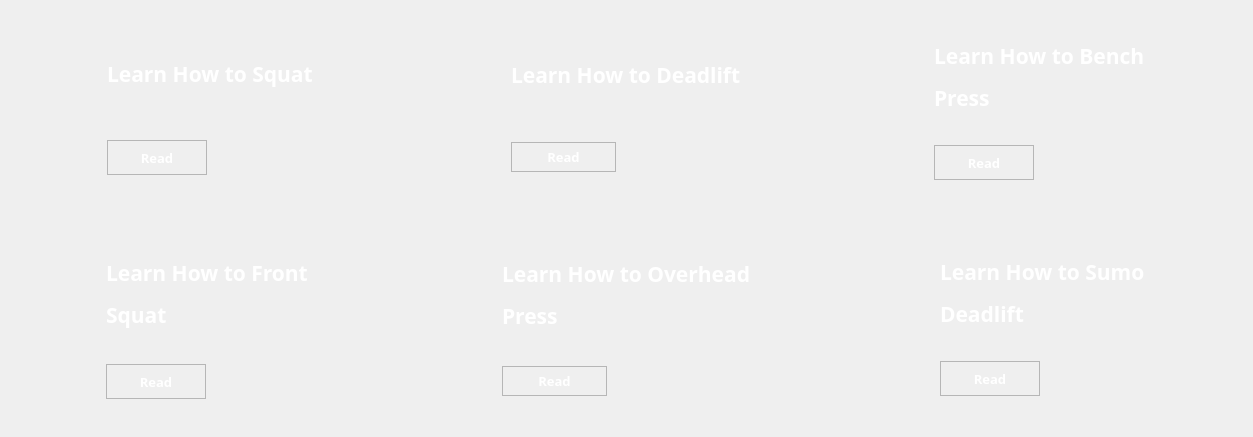
             <widget class="QWidget" name="layoutWidget">
              <property name="geometry">
               <rect>
                <x>-10</x>
                <y>590</y>
                <width>1253</width>
                <height>437</height>
               </rect>
              </property>
              <layout class="QGridLayout" name="gridLayout_10">
               <property name="leftMargin">
                <number>5</number>
               </property>
               <property name="topMargin">
                <number>5</number>
               </property>
               <property name="rightMargin">
                <number>5</number>
               </property>
               <property name="bottomMargin">
                <number>5</number>
               </property>
               <property name="spacing">
                <number>5</number>
               </property>
               <item row="0" column="0">
                <widget class="QFrame" name="frame1">
                 <property name="minimumSize">
                  <size>
                   <width>411</width>
                   <height>211</height>
                  </size>
                 </property>
                 <property name="maximumSize">
                  <size>
                   <width>411</width>
                   <height>211</height>
                  </size>
                 </property>
                 <property name="styleSheet">
                  <string notr="true">QFrame {
	image: url(:/Image/Squat.png) no-repeat center center fixed;
border : transparent;
}

</string>
                 </property>
                 <property name="frameShape">
                  <enum>QFrame::StyledPanel</enum>
                 </property>
                 <property name="frameShadow">
                  <enum>QFrame::Raised</enum>
                 </property>
                 <layout class="QGridLayout" name="gridLayout">
                  <item row="0" column="0">
                   <widget class="QLabel" name="label">
                    <property name="minimumSize">
                     <size>
                      <width>0</width>
                      <height>0</height>
                     </size>
                    </property>
                    <property name="maximumSize">
                     <size>
                      <width>300</width>
                      <height>56</height>
                     </size>
                    </property>
                    <property name="font">
                     <font>
                      <family>Century Gothic</family>
                      <pointsize>16</pointsize>
                      <weight>75</weight>
                      <bold>true</bold>
                     </font>
                    </property>
                    <property name="styleSheet">
                     <string notr="true">background : transparent;
color : rgb(255, 255, 255) ;
image : transparent;</string>
                    </property>
                    <property name="text">
                     <string>Learn How to Squat</string>
                    </property>
                    <property name="alignment">
                     <set>Qt::AlignLeading|Qt::AlignLeft|Qt::AlignVCenter</set>
                    </property>
                   </widget>
                  </item>
                  <item row="1" column="0">
                   <widget class="QPushButton" name="btnBS">
                    <property name="maximumSize">
                     <size>
                      <width>100</width>
                      <height>35</height>
                     </size>
                    </property>
                    <property name="font">
                     <font>
                      <family>Century Gothic</family>
                      <pointsize>10</pointsize>
                      <weight>75</weight>
                      <bold>true</bold>
                     </font>
                    </property>
                    <property name="styleSheet">
                     <string notr="true">*{
	border: 1px solid #b6b6b6;
	color: rgb(255, 255, 255);
	background : transparent;
	image : transparent;
}
*:hover{
	background-color: rgb(42, 152, 255);
}
*:pressed {
	background-color: rgb(34, 126, 211);
}
</string>
                    </property>
                    <property name="text">
                     <string>Read</string>
                    </property>
                    <property name="checkable">
                     <bool>false</bool>
                    </property>
                   </widget>
                  </item>
                 </layout>
                </widget>
               </item>
               <item row="0" column="1">
                <widget class="QFrame" name="frame2">
                 <property name="minimumSize">
                  <size>
                   <width>411</width>
                   <height>211</height>
                  </size>
                 </property>
                 <property name="maximumSize">
                  <size>
                   <width>411</width>
                   <height>211</height>
                  </size>
                 </property>
                 <property name="styleSheet">
                  <string notr="true">QFrame {
	image: url(:/Image/Deadlift.png)  no-repeat center center fixed;
border : transparent;
}

</string>
                 </property>
                 <property name="frameShape">
                  <enum>QFrame::StyledPanel</enum>
                 </property>
                 <property name="frameShadow">
                  <enum>QFrame::Raised</enum>
                 </property>
                 <layout class="QGridLayout" name="gridLayout_5">
                  <item row="1" column="0">
                   <widget class="QPushButton" name="btnDL">
                    <property name="maximumSize">
                     <size>
                      <width>105</width>
                      <height>30</height>
                     </size>
                    </property>
                    <property name="font">
                     <font>
                      <family>Century Gothic</family>
                      <pointsize>10</pointsize>
                      <weight>75</weight>
                      <bold>true</bold>
                     </font>
                    </property>
                    <property name="styleSheet">
                     <string notr="true">*{
	border: 1px solid #b6b6b6;
	color: rgb(255, 255, 255);
	background : transparent;
	image : transparent;
}
*:hover{
	background-color: rgb(42, 152, 255);
}
*:pressed {
	background-color: rgb(34, 126, 211);
}
</string>
                    </property>
                    <property name="text">
                     <string>Read</string>
                    </property>
                    <property name="checkable">
                     <bool>false</bool>
                    </property>
                   </widget>
                  </item>
                  <item row="0" column="0">
                   <widget class="QLabel" name="label_5">
                    <property name="minimumSize">
                     <size>
                      <width>0</width>
                      <height>0</height>
                     </size>
                    </property>
                    <property name="maximumSize">
                     <size>
                      <width>301</width>
                      <height>56</height>
                     </size>
                    </property>
                    <property name="font">
                     <font>
                      <family>Century Gothic</family>
                      <pointsize>16</pointsize>
                      <weight>75</weight>
                      <bold>true</bold>
                     </font>
                    </property>
                    <property name="styleSheet">
                     <string notr="true">background : transparent;
color: rgb(255, 255, 255);
image : transparent;</string>
                    </property>
                    <property name="text">
                     <string>Learn How to Deadlift</string>
                    </property>
                    <property name="alignment">
                     <set>Qt::AlignLeading|Qt::AlignLeft|Qt::AlignVCenter</set>
                    </property>
                   </widget>
                  </item>
                 </layout>
                </widget>
               </item>
               <item row="0" column="2">
                <widget class="QFrame" name="frame3">
                 <property name="minimumSize">
                  <size>
                   <width>411</width>
                   <height>211</height>
                  </size>
                 </property>
                 <property name="maximumSize">
                  <size>
                   <width>411</width>
                   <height>211</height>
                  </size>
                 </property>
                 <property name="styleSheet">
                  <string notr="true">QFrame {
image : url(:/Image/BP.png) no-repeat center center fixed;
border : transparent;
}

</string>
                 </property>
                 <property name="frameShape">
                  <enum>QFrame::StyledPanel</enum>
                 </property>
                 <property name="frameShadow">
                  <enum>QFrame::Raised</enum>
                 </property>
                 <layout class="QGridLayout" name="gridLayout_2">
                  <item row="0" column="0">
                   <widget class="QLabel" name="label_2">
                    <property name="minimumSize">
                     <size>
                      <width>0</width>
                      <height>0</height>
                     </size>
                    </property>
                    <property name="maximumSize">
                     <size>
                      <width>300</width>
                      <height>71</height>
                     </size>
                    </property>
                    <property name="font">
                     <font>
                      <family>Century Gothic</family>
                      <pointsize>16</pointsize>
                      <weight>75</weight>
                      <bold>true</bold>
                     </font>
                    </property>
                    <property name="styleSheet">
                     <string notr="true">background : transparent;
color: rgb(255, 255, 255);
image : transparent;</string>
                    </property>
                    <property name="text">
                     <string>&lt;html&gt;&lt;head/&gt;&lt;body&gt;&lt;p&gt;Learn How to Bench &lt;/p&gt;&lt;p&gt;Press&lt;/p&gt;&lt;/body&gt;&lt;/html&gt;</string>
                    </property>
                    <property name="alignment">
                     <set>Qt::AlignLeading|Qt::AlignLeft|Qt::AlignVCenter</set>
                    </property>
                   </widget>
                  </item>
                  <item row="1" column="0">
                   <widget class="QPushButton" name="btnBP">
                    <property name="maximumSize">
                     <size>
                      <width>100</width>
                      <height>35</height>
                     </size>
                    </property>
                    <property name="font">
                     <font>
                      <family>Century Gothic</family>
                      <pointsize>10</pointsize>
                      <weight>75</weight>
                      <bold>true</bold>
                     </font>
                    </property>
                    <property name="styleSheet">
                     <string notr="true">*{
	border: 1px solid #b6b6b6;
	color: rgb(255, 255, 255);
	background : transparent;
	image : transparent;
}
*:hover{
	background-color: rgb(42, 152, 255);
}
*:pressed {
	background-color: rgb(34, 126, 211);
}
</string>
                    </property>
                    <property name="text">
                     <string>Read</string>
                    </property>
                    <property name="checkable">
                     <bool>false</bool>
                    </property>
                   </widget>
                  </item>
                 </layout>
                </widget>
               </item>
               <item row="1" column="0">
                <widget class="QFrame" name="frame4">
                 <property name="minimumSize">
                  <size>
                   <width>411</width>
                   <height>211</height>
                  </size>
                 </property>
                 <property name="maximumSize">
                  <size>
                   <width>411</width>
                   <height>211</height>
                  </size>
                 </property>
                 <property name="styleSheet">
                  <string notr="true">QFrame {
	image: url(:/Image/Front Squad.png) no-repeat center center fixed;
	border : transparent;
}

</string>
                 </property>
                 <property name="frameShape">
                  <enum>QFrame::StyledPanel</enum>
                 </property>
                 <property name="frameShadow">
                  <enum>QFrame::Raised</enum>
                 </property>
                 <layout class="QGridLayout" name="gridLayout_9">
                  <item row="1" column="0">
                   <widget class="QPushButton" name="btnFS">
                    <property name="maximumSize">
                     <size>
                      <width>100</width>
                      <height>35</height>
                     </size>
                    </property>
                    <property name="font">
                     <font>
                      <family>Century Gothic</family>
                      <pointsize>10</pointsize>
                      <weight>75</weight>
                      <bold>true</bold>
                     </font>
                    </property>
                    <property name="styleSheet">
                     <string notr="true">*{
	border: 1px solid #b6b6b6;
	color: rgb(255, 255, 255);
	background : transparent;
	image : transparent;
}
*:hover{
	background-color: rgb(42, 152, 255);
}
*:pressed {
	background-color: rgb(34, 126, 211);
}
</string>
                    </property>
                    <property name="text">
                     <string>Read</string>
                    </property>
                    <property name="checkable">
                     <bool>false</bool>
                    </property>
                   </widget>
                  </item>
                  <item row="0" column="0">
                   <widget class="QLabel" name="label_9">
                    <property name="minimumSize">
                     <size>
                      <width>0</width>
                      <height>0</height>
                     </size>
                    </property>
                    <property name="maximumSize">
                     <size>
                      <width>300</width>
                      <height>80</height>
                     </size>
                    </property>
                    <property name="font">
                     <font>
                      <family>Century Gothic</family>
                      <pointsize>16</pointsize>
                      <weight>75</weight>
                      <bold>true</bold>
                     </font>
                    </property>
                    <property name="styleSheet">
                     <string notr="true">background : transparent;
color : rgb(255, 255, 255) ;
image : transparent;</string>
                    </property>
                    <property name="text">
                     <string>&lt;html&gt;&lt;head/&gt;&lt;body&gt;&lt;p&gt;Learn How to Front &lt;/p&gt;&lt;p&gt;Squat&lt;/p&gt;&lt;/body&gt;&lt;/html&gt;</string>
                    </property>
                    <property name="alignment">
                     <set>Qt::AlignLeading|Qt::AlignLeft|Qt::AlignVCenter</set>
                    </property>
                   </widget>
                  </item>
                 </layout>
                </widget>
               </item>
               <item row="1" column="1">
                <widget class="QFrame" name="frame5">
                 <property name="minimumSize">
                  <size>
                   <width>411</width>
                   <height>211</height>
                  </size>
                 </property>
                 <property name="maximumSize">
                  <size>
                   <width>411</width>
                   <height>211</height>
                  </size>
                 </property>
                 <property name="styleSheet">
                  <string notr="true">QFrame {
	image: url(:/Image/Overhead Press.png) no-repeat center center fixed;
	border : transparent;
}

</string>
                 </property>
                 <property name="frameShape">
                  <enum>QFrame::StyledPanel</enum>
                 </property>
                 <property name="frameShadow">
                  <enum>QFrame::Raised</enum>
                 </property>
                 <layout class="QGridLayout" name="gridLayout_8">
                  <item row="1" column="0">
                   <widget class="QPushButton" name="btnOHP">
                    <property name="maximumSize">
                     <size>
                      <width>105</width>
                      <height>30</height>
                     </size>
                    </property>
                    <property name="font">
                     <font>
                      <family>Century Gothic</family>
                      <pointsize>10</pointsize>
                      <weight>75</weight>
                      <bold>true</bold>
                     </font>
                    </property>
                    <property name="styleSheet">
                     <string notr="true">*{
	border: 1px solid #b6b6b6;
	color: rgb(255, 255, 255);
	background : transparent;
	image : transparent;
}
*:hover{
	background-color: rgb(42, 152, 255);
}
*:pressed {
	background-color: rgb(34, 126, 211);
}
</string>
                    </property>
                    <property name="text">
                     <string>Read</string>
                    </property>
                    <property name="checkable">
                     <bool>false</bool>
                    </property>
                   </widget>
                  </item>
                  <item row="0" column="0">
                   <widget class="QLabel" name="label_8">
                    <property name="minimumSize">
                     <size>
                      <width>0</width>
                      <height>0</height>
                     </size>
                    </property>
                    <property name="maximumSize">
                     <size>
                      <width>301</width>
                      <height>80</height>
                     </size>
                    </property>
                    <property name="font">
                     <font>
                      <family>Century Gothic</family>
                      <pointsize>16</pointsize>
                      <weight>75</weight>
                      <bold>true</bold>
                     </font>
                    </property>
                    <property name="styleSheet">
                     <string notr="true">background : transparent;
color: rgb(255, 255, 255);
image : transparent;</string>
                    </property>
                    <property name="text">
                     <string>&lt;html&gt;&lt;head/&gt;&lt;body&gt;&lt;p&gt;Learn How to Overhead&lt;/p&gt;&lt;p&gt;Press&lt;/p&gt;&lt;/body&gt;&lt;/html&gt;</string>
                    </property>
                    <property name="alignment">
                     <set>Qt::AlignLeading|Qt::AlignLeft|Qt::AlignVCenter</set>
                    </property>
                   </widget>
                  </item>
                 </layout>
                </widget>
               </item>
               <item row="1" column="2">
                <widget class="QFrame" name="frame6">
                 <property name="minimumSize">
                  <size>
                   <width>411</width>
                   <height>211</height>
                  </size>
                 </property>
                 <property name="maximumSize">
                  <size>
                   <width>411</width>
                   <height>211</height>
                  </size>
                 </property>
                 <property name="styleSheet">
                  <string notr="true">QFrame {
	image: url(:/Image/Sumo Deadlift.png) no-repeat center center fixed;
border : transparent;
}

</string>
                 </property>
                 <property name="frameShape">
                  <enum>QFrame::StyledPanel</enum>
                 </property>
                 <property name="frameShadow">
                  <enum>QFrame::Raised</enum>
                 </property>
                 <layout class="QGridLayout" name="gridLayout_3">
                  <item row="1" column="0">
                   <widget class="QPushButton" name="btnSDL">
                    <property name="maximumSize">
                     <size>
                      <width>100</width>
                      <height>35</height>
                     </size>
                    </property>
                    <property name="font">
                     <font>
                      <family>Century Gothic</family>
                      <pointsize>10</pointsize>
                      <weight>75</weight>
                      <bold>true</bold>
                     </font>
                    </property>
                    <property name="styleSheet">
                     <string notr="true">*{
	border: 1px solid #b6b6b6;
	color: rgb(255, 255, 255);
	background : transparent;
	image : transparent;
}
*:hover{
	background-color: rgb(42, 152, 255);
}
*:pressed {
	background-color: rgb(34, 126, 211);
}
</string>
                    </property>
                    <property name="text">
                     <string>Read</string>
                    </property>
                    <property name="checkable">
                     <bool>false</bool>
                    </property>
                   </widget>
                  </item>
                  <item row="0" column="0">
                   <widget class="QLabel" name="label_3">
                    <property name="minimumSize">
                     <size>
                      <width>0</width>
                      <height>0</height>
                     </size>
                    </property>
                    <property name="maximumSize">
                     <size>
                      <width>300</width>
                      <height>71</height>
                     </size>
                    </property>
                    <property name="font">
                     <font>
                      <family>Century Gothic</family>
                      <pointsize>16</pointsize>
                      <weight>75</weight>
                      <bold>true</bold>
                     </font>
                    </property>
                    <property name="styleSheet">
                     <string notr="true">background : transparent;
color: rgb(255, 255, 255);
image : transparent;</string>
                    </property>
                    <property name="text">
                     <string>&lt;html&gt;&lt;head/&gt;&lt;body&gt;&lt;p&gt;Learn How to Sumo&lt;/p&gt;&lt;p&gt;Deadlift&lt;/p&gt;&lt;/body&gt;&lt;/html&gt;</string>
                    </property>
                    <property name="alignment">
                     <set>Qt::AlignLeading|Qt::AlignLeft|Qt::AlignVCenter</set>
                    </property>
                   </widget>
                  </item>
                 </layout>
                </widget>
               </item>
              </layout>
             </widget>
